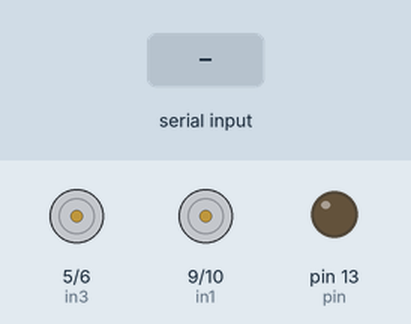
Simulated run of this sketch. Board: Arduino Uno, built with avr-gcc and run on an emulated ATmega328P. Parts: motor-driver pin pairs drawn as motors (green arrow = first pin HIGH = forward, orange = second pin HIGH = backward, longer = more drive), output pins drawn as LEDs (lit = HIGH). The inputs (shaded band) are chosen by the test bench.

Above: at 1.2 s.
1.3 s: "1" received over the second serial link
At 2.5 s:
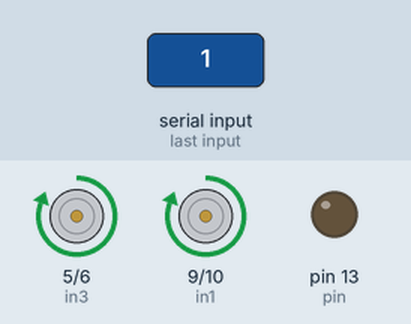
2.8 s: "3" received over the second serial link
At 3.7 s:
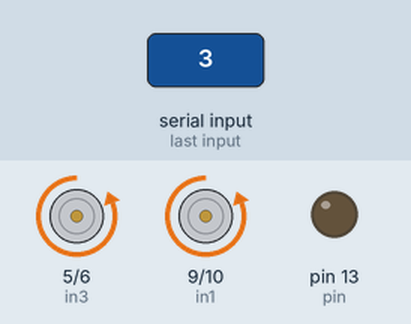
4.3 s: "2" received over the second serial link
At 4.8 s:
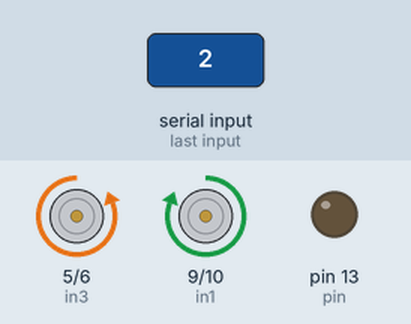
5.8 s: "4" received over the second serial link
At 7.0 s:
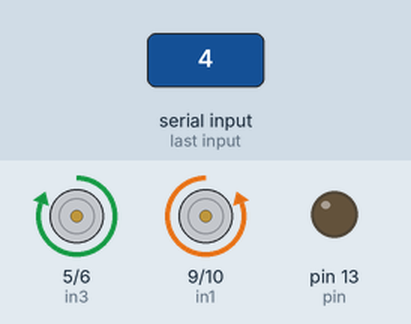
7.3 s: "S" received over the second serial link
At 8.3 s:
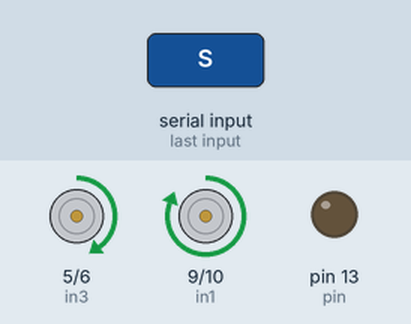
8.8 s: "C" received over the second serial link
At 9.5 s:
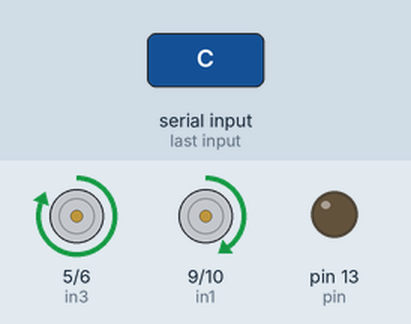
Timing chart, 0 to 11.3 s (numbered marks = the images above; inputs shaded):
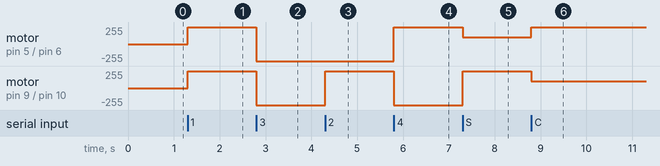

Measured:
- after the input at 1.3 s, motor on pin 5 (in3) / pin 6 (in4), motor on pin 9 (in1) / pin 10 (in2): stopped → forward 255/255 at once
- after the input at 2.8 s, motor on pin 5 (in3) / pin 6 (in4), motor on pin 9 (in1) / pin 10 (in2): forward 255/255 → backward 255/255 at once
- after the input at 4.3 s, motor on pin 9 (in1) / pin 10 (in2): backward 255/255 → forward 255/255 at once
- after the input at 5.8 s, motor on pin 5 (in3) / pin 6 (in4): backward 255/255 → forward 255/255 at once; motor on pin 9 (in1) / pin 10 (in2): forward 255/255 → backward 255/255 at once
- after the input at 7.3 s, motor on pin 5 (in3) / pin 6 (in4): forward 255/255 → forward 100/255 at once; motor on pin 9 (in1) / pin 10 (in2): backward 255/255 → forward 255/255 at once
- after the input at 8.8 s, motor on pin 5 (in3) / pin 6 (in4): forward 100/255 → forward 255/255 at once; motor on pin 9 (in1) / pin 10 (in2): forward 255/255 → forward 100/255 at once

The sketch:

surocupmeeting2.ino
```cpp
#include <SoftwareSerial.h>

SoftwareSerial BT(3, 2);
int pin = 13;
char data;
int in1 = 9;
int in2 = 10;
int in3 = 5;
int in4 = 6;

void setup() {
  pinMode(pin, OUTPUT);
  pinMode(in1, OUTPUT);
  pinMode(in2, OUTPUT);
  pinMode(in3, OUTPUT);
  pinMode(in4, OUTPUT);
  Serial.begin(9600);
  BT.begin(9600);
  digitalWrite(pin, LOW);
}

void loop() {
  if (BT.available()) {
    data = BT.read();
    if (data == '1') {
      maju();
    }
    if (data == '3') {
      mundur();
    }
    if (data == '2') {
      kiri();
    }
    if (data == '4') {
      kanan();
    }
    if (data == 'S') {
      majuKiri();
    }
    if (data == 'C') {
      majuKanan();
    }
    if (data == '0') {
      analogWrite(in1, 0);
      analogWrite(in2, 0);
      analogWrite(in3, 0);
      analogWrite(in4, 0);
    }
  }
}

void maju() {
  analogWrite(in1, 255);
  analogWrite(in2, 0);
  analogWrite(in3, 255);
  analogWrite(in4, 0);
}
void mundur() {
  analogWrite(in1, 0);
  analogWrite(in2, 255);
  analogWrite(in3, 0);
  analogWrite(in4, 255);
}
void kiri() {
  analogWrite(in1, 255);
  analogWrite(in2, 0);
  analogWrite(in3, 0);
  analogWrite(in4, 255);
}
void kanan() {
  analogWrite(in1, 0);
  analogWrite(in2, 255);
  analogWrite(in3, 255);
  analogWrite(in4, 0);
}
void majuKiri() {
  analogWrite(in1, 255);
  analogWrite(in2, 0);
  analogWrite(in3, 100);
  analogWrite(in4, 0);
}
void majuKanan() {
  analogWrite(in1, 100);
  analogWrite(in2, 0);
  analogWrite(in3, 255);
  analogWrite(in4, 0);
}
```
